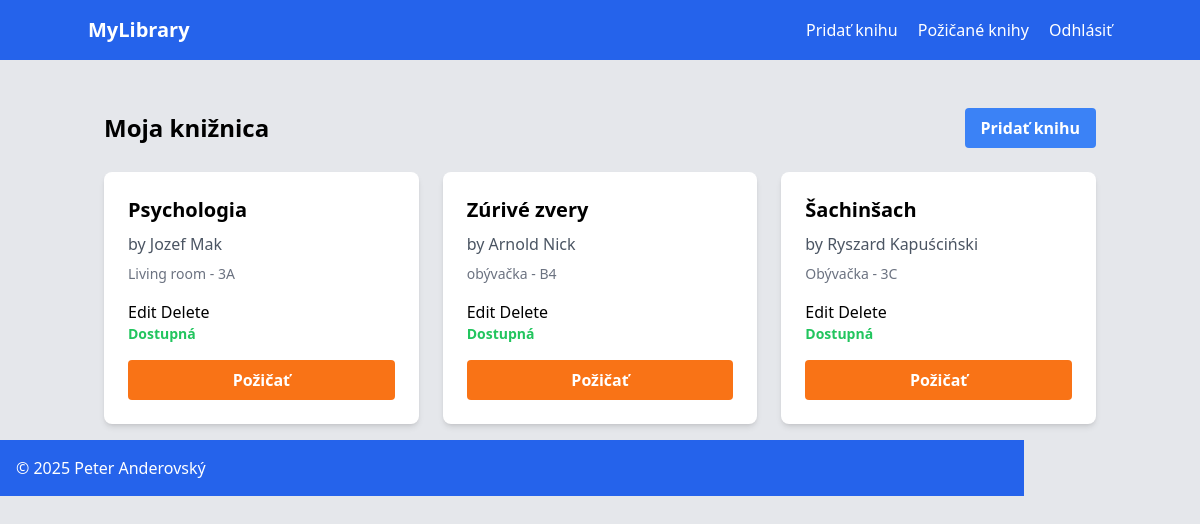
Page / (signed in) on the earlier database version.
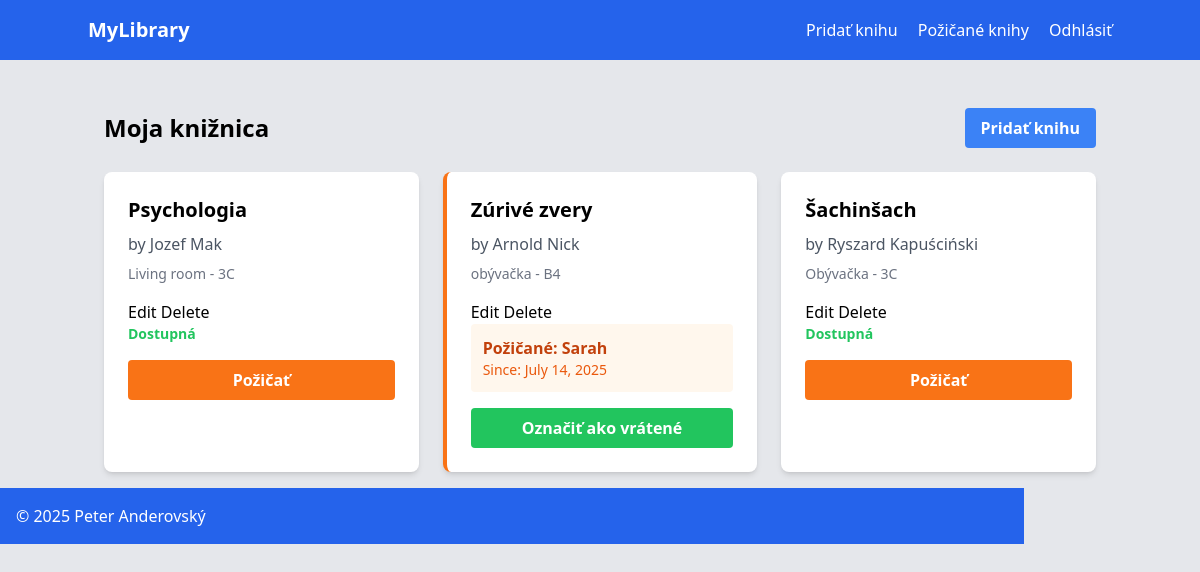
Same page on the later database version.
### app.py (models this page shows)
class Book(db.Model):
    id = db.Column(db.Integer, primary_key=True)
    title = db.Column(db.String(200), nullable=False)
    author = db.Column(db.String(100), nullable=False)
    room = db.Column(db.String(50), nullable=False)
    shelf = db.Column(db.String(50), nullable=False)
    is_lent = db.Column(db.Boolean, default=False)
    lent_to = db.Column(db.String(100), nullable=True)
    lent_date = db.Column(db.DateTime, nullable=True)

### app.py (the view)
@app.route('/')
@login_required
def index():
    books = Book.query.all()
    return render_template('index.html', books=books)

### app.py (called while the page is built)
@login_manager.user_loader
def load_user(user_id):
    return User.query.get(int(user_id))

### templates/index.html (shortened to what this page needs)
{% extends "base.html" %}
{% block content %}
<div class="flex justify-between items-center mb-6">
    <h2 class="text-2xl font-bold">Moja knižnica</h2>
    <a href="{{ url_for('add_book') }}"
       class="bg-blue-500 hover:bg-blue-700 text-white font-bold py-2 px-4 rounded">
        Pridať knihu
    </a>
</div>
{% if books %}
    <div class="grid grid-cols-1 md:grid-cols-2 lg:grid-cols-3 gap-6">
        {% for book in books %}
        <div class="bg-white rounded-lg shadow-md p-6 {% if book.is_lent %}border-l-4 border-orange-500{% endif %}">
            <h3 class="text-xl font-bold mb-2">{{ book.title }}</h3>
            <p class="text-gray-600 mb-2">by {{ book.author }}</p>
            <p class="text-sm text-gray-500 mb-4">{{ book.room }} - {{ book.shelf }}</p>
            <a href="{{ url_for('edit_book', book_id=book.id) }}">Edit</a>
            <a href="{{ url_for('delete_book', book_id=book.id) }}" onclick="return confirm('Naozaj chcete zmazať?')">Delete</a>
            {% if book.is_lent %}
                <div class="bg-orange-50 p-3 rounded mb-4">
                    <p class="text-orange-700 font-semibold">Požičané: {{ book.lent_to }}</p>
                    <p class="text-orange-600 text-sm">Since: {{ book.lent_date.strftime('%B %d, %Y') }}</p>
                </div>
                <a href="{{ url_for('return_book', book_id=book.id) }}"
                   class="w-full bg-green-500 hover:bg-green-700 text-white font-bold py-2 px-4 rounded text-center block"
                   onclick="return confirm('Mark this book as returned?')">
                    Označiť ako vrátené
                </a>
            {% else %}
                <div class="mb-4">
                    <p class="text-green-500 text-sm font-semibold">Dostupná</p>
                </div>
                <a href="{{ url_for('lend_book', book_id=book.id) }}"
                   class="w-full bg-orange-500 hover:bg-orange-700 text-white font-bold py-2 px-4 rounded text-center block">
                    Požičať
                </a>
            {% endif %}
        </div>
        {% endfor %}
    </div>
{% endif %}
{% endblock %}

### templates/base.html (shortened to what this page needs)
<!DOCTYPE html>
<html lang="en">
<head>
    <script src="https://cdn.tailwindcss.com"></script>
</head>
<body class="bg-gray-200">
    <nav class="bg-blue-600 text-white p-4">
    <div class="container mx-auto flex justify-between items-center">
        <h1 class="text-xl font-bold"><a href="{{ url_for('index') }}" class="hover:underline">MyLibrary</a></h1>
        {% if current_user.is_authenticated %}
            <div class="space-x-4">
                <a href="{{ url_for('add_book') }}" class="hover:underline">Pridať knihu</a>
                <a href="{{ url_for('lent_books') }}" class="hover:underline">Požičané knihy</a>
                <a href="{{ url_for('logout') }}" class="hover:underline">Odhlásiť</a>
            </div>
        {% endif %}
    </div>
</nav>
    <main class="container mx-auto mt-8 p-4">
        {% block content %}{% endblock %}
    </main>
    <footer class="container bg-blue-600 text-white p-4">
        <p class="mx-auto">© 2025 Peter Anderovský</p>
    </footer>
</body>
</html>

Differences in the rows shown:
changed Book "Psychologia": shelf "3A" → "3C"
changed Book "Zúrivé zvery": lent_to (not shown) → "Sarah"; lent_date (not shown) → "July 14, 2025"; is_lent "Dostupná Požičať" → "Požičané: Since: Označiť ako vrátené"
